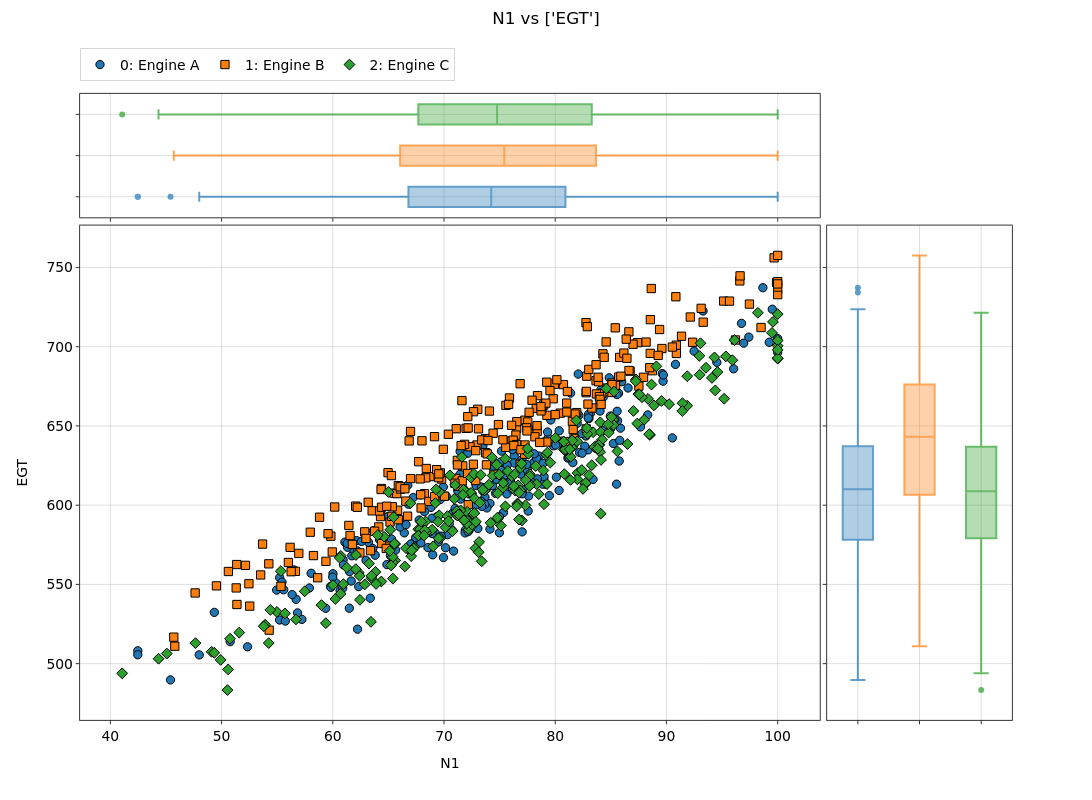

Write notebook code for a chart like this one.
### Markdown cell above
## 2. The `plot(by='marginal')` alias

`plot_marginal` is also reachable through the main `plot()` method with
`by='marginal'`, alongside `by='ymult'`. Any extra keyword arguments
(`marginal=`, `nbins=`, …) are forwarded.

### Code cell
nb = build()
nb.plot(x='N1', y='EGT', by='marginal', marginal='box')

### Figure 1 — Plotly figure (JSON) as saved in the notebook; plotly's stock layout.template omitted (floating-point values rounded to 4 significant figures; data arrays with more than 128 entries replaced by an {"elided": "..."} marker saying what was removed)
{"data": [{"hovertemplate": "<b><u>Set: 0</u></b><br><b>Engine A</b><br>N1: %{x:.2f}<br>EGT: %{y:.2f}<extra></extra>", "legendgroup": "group_0", "legendrank": 1000, "line": {"color": "#1f77b4", "width": 2}, "marker": {"color": "#1f77b4", "line": {"color": "black", "width": 1}, "size": 8.3, "symbol": "circle"}, "mode": "markers", "name": "0: Engine A", "opacity": 1, "showlegend": true, "type": "scatter", "x": {"elided": "250 float values"}, "xaxis": "x3", "y": {"elided": "250 float values"}, "yaxis": "y3"}, {"legendgroup": "group_0", "legendrank": 1000, "line": {"color": "#1f77b4"}, "marker": {"color": "#1f77b4"}, "name": "0: Engine A", "opacity": 0.7, "orientation": "h", "showlegend": false, "type": "box", "x": {"elided": "250 float values"}, "xaxis": "x", "yaxis": "y"}, {"legendgroup": "group_0", "legendrank": 1000, "line": {"color": "#1f77b4"}, "marker": {"color": "#1f77b4"}, "name": "0: Engine A", "opacity": 0.7, "orientation": "v", "showlegend": false, "type": "box", "xaxis": "x4", "y": {"elided": "250 float values"}, "yaxis": "y4"}, {"hovertemplate": "<b><u>Set: 1</u></b><br><b>Engine B</b><br>N1: %{x:.2f}<br>EGT: %{y:.2f}<extra></extra>", "legendgroup": "group_1", "legendrank": 1001, "line": {"color": "#ff7f0e", "width": 2}, "marker": {"color": "#ff7f0e", "line": {"color": "black", "width": 1}, "size": 8.3, "symbol": "square"}, "mode": "markers", "name": "1: Engine B", "opacity": 1, "showlegend": true, "type": "scatter", "x": {"elided": "250 float values"}, "xaxis": "x3", "y": {"elided": "250 float values"}, "yaxis": "y3"}, {"legendgroup": "group_1", "legendrank": 1001, "line": {"color": "#ff7f0e"}, "marker": {"color": "#ff7f0e"}, "name": "1: Engine B", "opacity": 0.7, "orientation": "h", "showlegend": false, "type": "box", "x": {"elided": "250 float values"}, "xaxis": "x", "yaxis": "y"}, {"legendgroup": "group_1", "legendrank": 1001, "line": {"color": "#ff7f0e"}, "marker": {"color": "#ff7f0e"}, "name": "1: Engine B", "opacity": 0.7, "orientation": "v", "showlegend": false, "type": "box", "xaxis": "x4", "y": {"elided": "250 float values"}, "yaxis": "y4"}, {"hovertemplate": "<b><u>Set: 2</u></b><br><b>Engine C</b><br>N1: %{x:.2f}<br>EGT: %{y:.2f}<extra></extra>", "legendgroup": "group_2", "legendrank": 1002, "line": {"color": "#2ca02c", "width": 2}, "marker": {"color": "#2ca02c", "line": {"color": "black", "width": 1}, "size": 8.3, "symbol": "diamond"}, "mode": "markers", "name": "2: Engine C", "opacity": 1, "showlegend": true, "type": "scatter", "x": {"elided": "250 float values"}, "xaxis": "x3", "y": {"elided": "250 float values"}, "yaxis": "y3"}, {"legendgroup": "group_2", "legendrank": 1002, "line": {"color": "#2ca02c"}, "marker": {"color": "#2ca02c"}, "name": "2: Engine C", "opacity": 0.7, "orientation": "h", "showlegend": false, "type": "box", "x": {"elided": "250 float values"}, "xaxis": "x", "yaxis": "y"}, {"legendgroup": "group_2", "legendrank": 1002, "line": {"color": "#2ca02c"}, "marker": {"color": "#2ca02c"}, "name": "2: Engine C", "opacity": 0.7, "orientation": "v", "showlegend": false, "type": "box", "xaxis": "x4", "y": {"elided": "250 float values"}, "yaxis": "y4"}], "layout": {"barmode": "overlay", "height": 800, "hoverlabel": {"font": {"size": 13.9}}, "legend": {"font": {"size": 13.9}, "orientation": "h", "x": 0, "xanchor": "left", "y": 0.9397, "yanchor": "top", "yref": "container"}, "margin": {"r": 80, "t": 86.22}, "meta": {"uc_legend_rows": 1}, "showlegend": true, "title": {"font": {"size": 16.7}, "text": "N1 vs ['EGT']", "x": 0.5, "xanchor": "center", "y": 0.985, "yanchor": "top", "yref": "container"}, "width": 1200, "xaxis": {"anchor": "y", "domain": [0.0, 0.7938], "matches": "x3", "showticklabels": false, "tickfont": {"size": 13.9}, "title": {"font": {"size": 13.9}}}, "xaxis2": {"anchor": "y2", "domain": [0.8002, 1.0], "tickfont": {"size": 13.9}, "title": {"font": {"size": 13.9}}, "visible": false}, "xaxis3": {"anchor": "y3", "domain": [0.0, 0.7938], "tickfont": {"size": 13.9}, "title": {"font": {"size": 13.9}, "standoff": 15, "text": "N1"}}, "xaxis4": {"anchor": "y4", "domain": [0.8015, 1.0], "showticklabels": false, "tickfont": {"size": 13.9}, "title": {"font": {"size": 13.9}}}, "yaxis": {"anchor": "x", "domain": [0.8026, 1.0], "showticklabels": false, "tickfont": {"size": 13.9}, "title": {"font": {"size": 13.9}}}, "yaxis2": {"anchor": "x2", "domain": [0.8002, 1.0], "tickfont": {"size": 13.9}, "title": {"font": {"size": 13.9}}, "visible": false}, "yaxis3": {"anchor": "x3", "domain": [0.0, 0.7897], "tickfont": {"size": 13.9}, "title": {"font": {"size": 13.9}, "standoff": 15, "text": "EGT"}}, "yaxis4": {"anchor": "x4", "domain": [0.0, 0.7897], "matches": "y3", "showticklabels": false, "tickfont": {"size": 13.9}, "title": {"font": {"size": 13.9}}}}}
